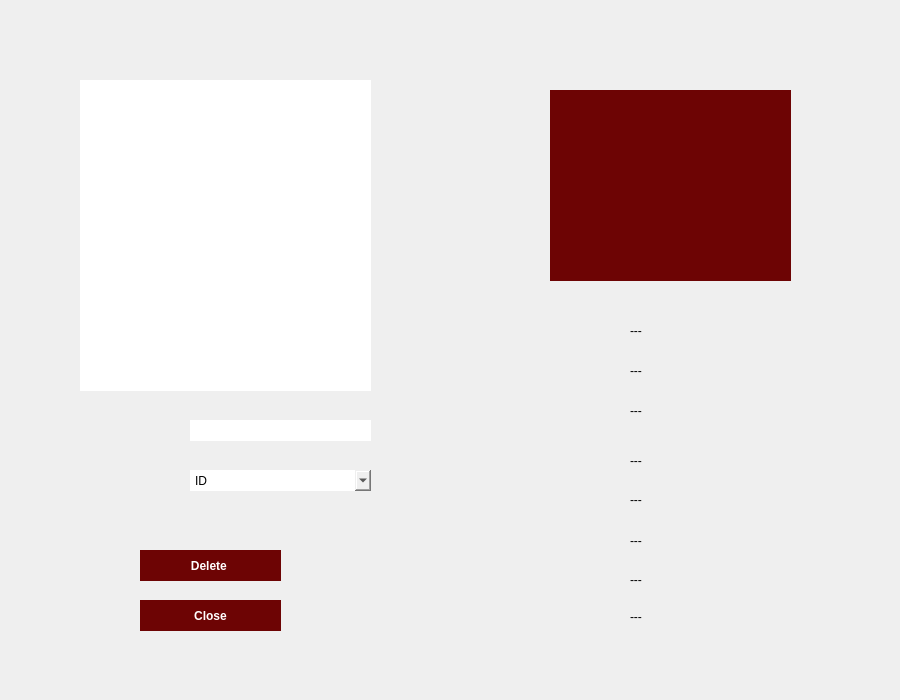
<?xml version="1.0" encoding="UTF-8"?>
<ui version="4.0">
 <class>bookslist</class>
 <widget class="QDialog" name="bookslist">
  <property name="geometry">
   <rect>
    <x>0</x>
    <y>0</y>
    <width>900</width>
    <height>700</height>
   </rect>
  </property>
  <property name="windowTitle">
   <string>LibTech</string>
  </property>
  <property name="windowIcon">
   <iconset resource="Pictures.qrc">
    <normaloff>:/new/prefix1/pics/LibTechLogo.png</normaloff>:/new/prefix1/pics/LibTechLogo.png</iconset>
  </property>
  <widget class="QLabel" name="coverLabel">
   <property name="geometry">
    <rect>
     <x>550</x>
     <y>90</y>
     <width>241</width>
     <height>191</height>
    </rect>
   </property>
   <property name="styleSheet">
    <string notr="true">background-color: rgb(109, 4, 4);</string>
   </property>
   <property name="text">
    <string/>
   </property>
  </widget>
  <widget class="QLabel" name="idLabel">
   <property name="geometry">
    <rect>
     <x>630</x>
     <y>320</y>
     <width>231</width>
     <height>21</height>
    </rect>
   </property>
   <property name="text">
    <string>---</string>
   </property>
  </widget>
  <widget class="QLabel" name="bookNameLabel">
   <property name="geometry">
    <rect>
     <x>630</x>
     <y>360</y>
     <width>231</width>
     <height>21</height>
    </rect>
   </property>
   <property name="text">
    <string>---</string>
   </property>
  </widget>
  <widget class="QLabel" name="authorLabel">
   <property name="geometry">
    <rect>
     <x>630</x>
     <y>400</y>
     <width>231</width>
     <height>21</height>
    </rect>
   </property>
   <property name="text">
    <string>---</string>
   </property>
  </widget>
  <widget class="QLabel" name="genreLabel">
   <property name="geometry">
    <rect>
     <x>630</x>
     <y>450</y>
     <width>241</width>
     <height>21</height>
    </rect>
   </property>
   <property name="text">
    <string>---</string>
   </property>
  </widget>
  <widget class="QLabel" name="quantityLabel">
   <property name="geometry">
    <rect>
     <x>630</x>
     <y>490</y>
     <width>231</width>
     <height>20</height>
    </rect>
   </property>
   <property name="text">
    <string>---</string>
   </property>
  </widget>
  <widget class="QLabel" name="publisherLabel">
   <property name="geometry">
    <rect>
     <x>630</x>
     <y>531</y>
     <width>231</width>
     <height>20</height>
    </rect>
   </property>
   <property name="text">
    <string>---</string>
   </property>
  </widget>
  <widget class="QLabel" name="publishedDateLabel">
   <property name="geometry">
    <rect>
     <x>630</x>
     <y>570</y>
     <width>231</width>
     <height>20</height>
    </rect>
   </property>
   <property name="text">
    <string>---</string>
   </property>
  </widget>
  <widget class="QLabel" name="descriptionLabel">
   <property name="geometry">
    <rect>
     <x>630</x>
     <y>610</y>
     <width>231</width>
     <height>61</height>
    </rect>
   </property>
   <property name="text">
    <string>---</string>
   </property>
   <property name="alignment">
    <set>Qt::AlignLeading|Qt::AlignLeft|Qt::AlignTop</set>
   </property>
   <property name="wordWrap">
    <bool>true</bool>
   </property>
  </widget>
  <widget class="QTableView" name="booksTable">
   <property name="geometry">
    <rect>
     <x>80</x>
     <y>80</y>
     <width>291</width>
     <height>311</height>
    </rect>
   </property>
   <property name="styleSheet">
    <string notr="true">background-color: rgb(255, 255, 255);
border: none</string>
   </property>
  </widget>
  <widget class="QLineEdit" name="searchLineEdit">
   <property name="geometry">
    <rect>
     <x>190</x>
     <y>420</y>
     <width>181</width>
     <height>21</height>
    </rect>
   </property>
   <property name="styleSheet">
    <string notr="true">border: none</string>
   </property>
   <property name="text">
    <string/>
   </property>
  </widget>
  <widget class="QPushButton" name="deleteButton">
   <property name="geometry">
    <rect>
     <x>140</x>
     <y>550</y>
     <width>141</width>
     <height>31</height>
    </rect>
   </property>
   <property name="font">
    <font>
     <bold>true</bold>
    </font>
   </property>
   <property name="styleSheet">
    <string notr="true">background-color: rgb(109, 4, 4);
color: rgb(255, 255, 255);
border: none
</string>
   </property>
   <property name="text">
    <string>Delete </string>
   </property>
  </widget>
  <widget class="QLabel" name="label">
   <property name="geometry">
    <rect>
     <x>0</x>
     <y>0</y>
     <width>901</width>
     <height>701</height>
    </rect>
   </property>
   <property name="text">
    <string/>
   </property>
   <property name="pixmap">
    <pixmap resource="Pictures.qrc">:/new/prefix1/pics/booklist2.png</pixmap>
   </property>
  </widget>
  <widget class="QPushButton" name="closeButton">
   <property name="geometry">
    <rect>
     <x>140</x>
     <y>600</y>
     <width>141</width>
     <height>31</height>
    </rect>
   </property>
   <property name="font">
    <font>
     <bold>true</bold>
    </font>
   </property>
   <property name="styleSheet">
    <string notr="true">background-color: rgb(109, 4, 4);
color: rgb(255, 255, 255);
border: none
</string>
   </property>
   <property name="text">
    <string>Close</string>
   </property>
  </widget>
  <widget class="QComboBox" name="sortComboBox">
   <property name="geometry">
    <rect>
     <x>190</x>
     <y>470</y>
     <width>181</width>
     <height>21</height>
    </rect>
   </property>
   <property name="styleSheet">
    <string notr="true">border: none</string>
   </property>
   <item>
    <property name="text">
     <string>ID</string>
    </property>
   </item>
   <item>
    <property name="text">
     <string>Author</string>
    </property>
   </item>
   <item>
    <property name="text">
     <string>Genre</string>
    </property>
   </item>
   <item>
    <property name="text">
     <string>Publisher</string>
    </property>
   </item>
  </widget>
  <zorder>label</zorder>
  <zorder>coverLabel</zorder>
  <zorder>idLabel</zorder>
  <zorder>bookNameLabel</zorder>
  <zorder>authorLabel</zorder>
  <zorder>genreLabel</zorder>
  <zorder>quantityLabel</zorder>
  <zorder>publisherLabel</zorder>
  <zorder>publishedDateLabel</zorder>
  <zorder>descriptionLabel</zorder>
  <zorder>booksTable</zorder>
  <zorder>searchLineEdit</zorder>
  <zorder>deleteButton</zorder>
  <zorder>closeButton</zorder>
  <zorder>sortComboBox</zorder>
 </widget>
 <resources>
  <include location="Pictures.qrc"/>
 </resources>
 <connections/>
</ui>
